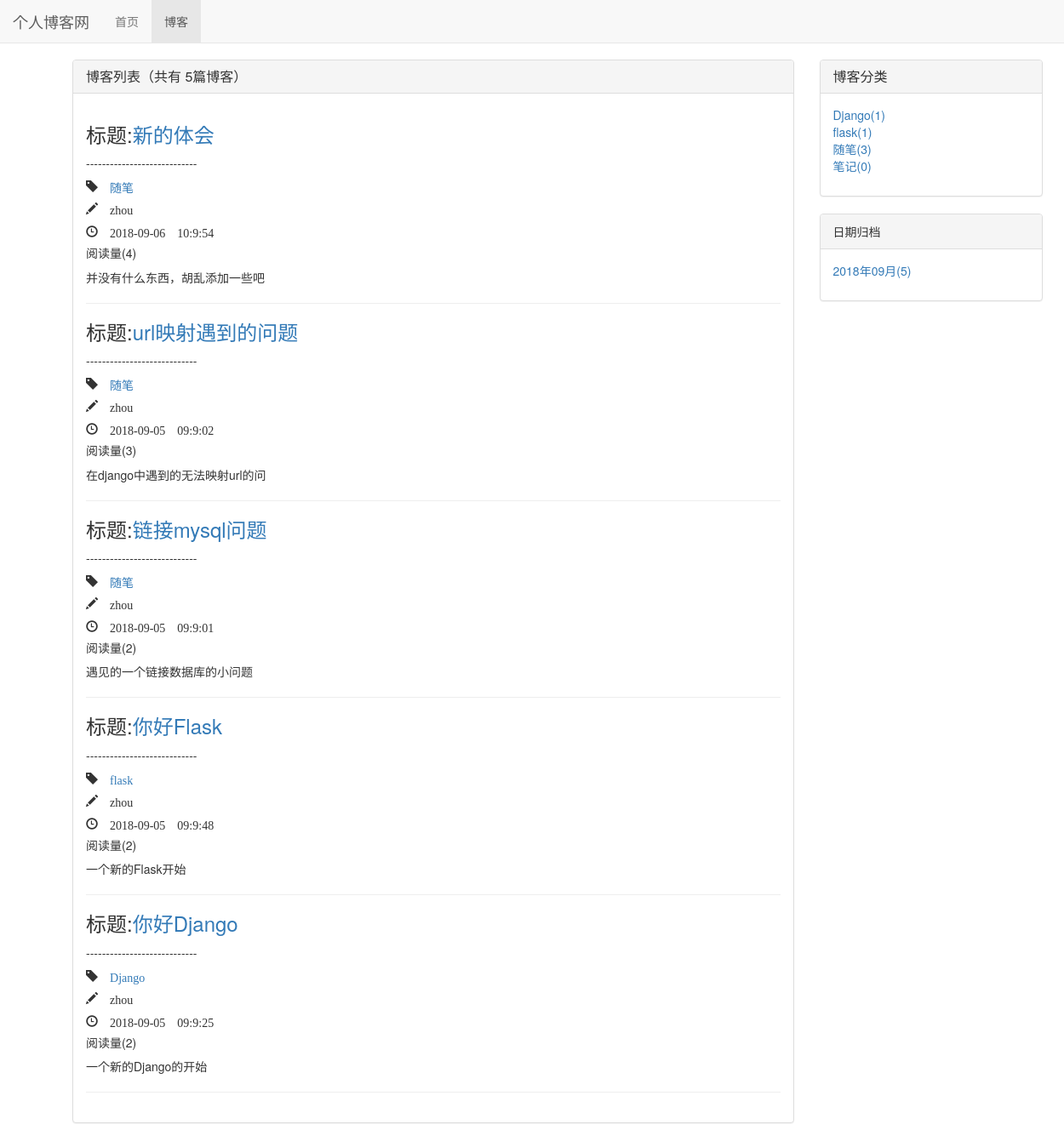
/blog/, run on an earlier commit of the app's database.
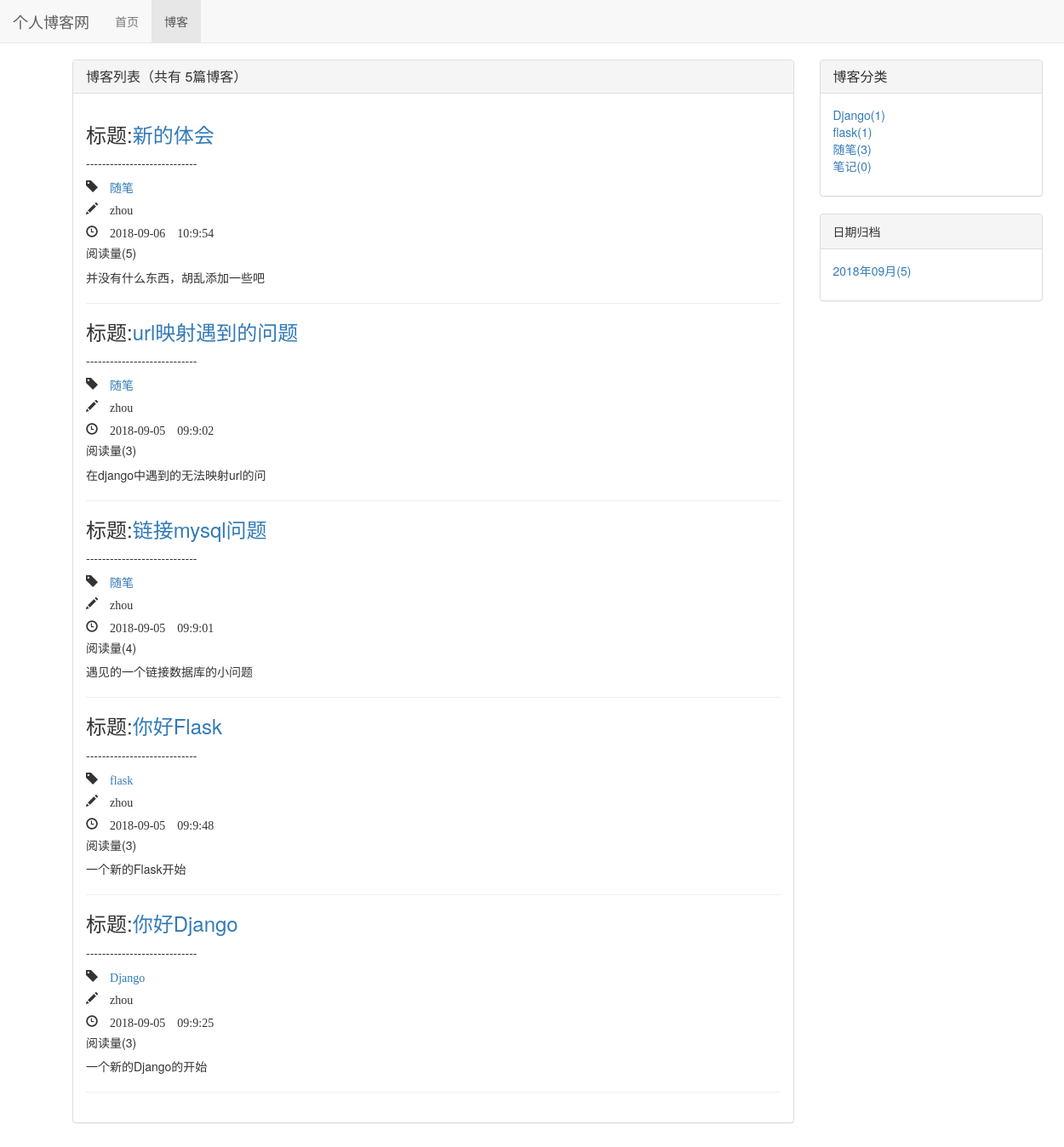
And on a later commit of the database.
### Blog/models.py (models this page shows, shortened)
class Blog(models.Model, ReadNumExpandMethod):
    title = models.CharField(max_length=50)
    blog_type = models.ForeignKey(BlogType, on_delete=models.DO_NOTHING)
    content = RichTextUploadingField()
    author = models.ForeignKey(User, on_delete=models.DO_NOTHING)
    create_time = models.DateTimeField(auto_now_add=True)
    last_update_time = models.DateTimeField(auto_now=True)
    class Meta:
        ordering = ['-create_time']

class BlogType(models.Model):
    type_name = models.CharField(max_length=15)
    def __str__(self):
        return self.type_name

### read_statistics/models.py (models this page shows)
class ReadNum(models.Model):
    read_num = models.IntegerField(default=0)
    content_type = models.ForeignKey(ContentType, on_delete=models.DO_NOTHING)
    object_id = models.PositiveIntegerField()
    content_object = GenericForeignKey('content_type', 'object_id')

### Blog/views.py (the view)
# urls.py: path('', views.blog_list, name='blog_list'),
def blog_list(request):
    blogs = Blog.objects.all()
    context = get_blogs_info_code(request, blogs)
    return render(request, 'Blog/blog_list.html', context)

### Blog/views.py (called while the page is built)
def get_blogs_info_code(request, blogs):
    page_num = request.GET.get('page', 1)
    paginator = Paginator(blogs, 10)
    page_of_blog = paginator.page(page_num)
    blogs_date = Blog.objects.dates('create_time', 'month', order='DESC')
    blogs_date_dict = dict()
    for blogs_date in blogs_date:
        blogs_count = Blog.objects.filter(create_time__year=blogs_date.year,
                                          create_time__month=blogs_date.month).count()
        blogs_date_dict[blogs_date] = blogs_count
    context = dict()
    context['blog_dates'] = blogs_date_dict  # 获得全部时间列表
    context['page_of_blog'] = page_of_blog  # 页面要获得的博客数据
    context['blog_types'] = BlogType.objects.annotate(blog_count=Count('blog'))  # 获取全部博客类型和数量
    return context

### read_statistics/models.py (called while the page is built)
    def get_read_num(self):
        try:
            ct = ContentType.objects.get_for_model(self)
            readnum = ReadNum.objects.get(content_type=ct, object_id=self.pk)
            return readnum.read_num
        except Exception as e:
            print(e)
            return 0

### templates/Blog/blog_list.html (shortened to what this page needs)
{% extends 'base.html' %}
{% load staticfiles %}
{% block head_extends %}
    <link rel="stylesheet" href="{% static 'css/blog.css' %}">
{% endblock head_extends %}
{% block nav_blog_active %}active{% endblock nav_blog_active %}
{% block content %}
    <div class="container">
        <div class="row">
            <div class="col-xs-12 col-sm-8 col-md-9 col-lg-9">
                <div class="panel panel-default">
                      <div class="panel-heading">
                        <h3 class="panel-title">{% block blog_list_title %}博客列表（共有
                            {{ page_of_blog.paginator.count }}篇博客）{% endblock blog_list_title %}</h3>
                      </div>
                      <div class="panel-body">
                         {% for blog in page_of_blog.object_list %}
                             <h3>标题:<a href="{% url 'blog_detail' blog.pk %}">{{ blog.title }}</a></h3>
                             <p>----------------------------</p>
                             <h5><span class="glyphicon glyphicon-tag">
                                 <a href="{% url 'blogs_in_type' blog.blog_type.pk %}">
                                 {{ blog.blog_type }}</a></span></h5>
                             <h5><span class="glyphicon glyphicon-pencil"> {{ blog.author }}</span></h5>
                             <h5><span class="glyphicon glyphicon-time">
                                 {{ blog.create_time|date:'Y-m-d H:n:s' }}</span></h5>
                             <h5><span>阅读量({{ blog.get_read_num }})</span></h5>
                             <p>{{ blog.content|striptags|truncatechars:20 }}</p>
                             <hr>
                             {% empty %}
                                <p>当前尚无博客</p>
                         {% endfor %}
                      </div>
                </div>
            </div>
            <div class="hidden-xs col-sm-4 col-md-3 clo-lg-2">
                <div class="panel panel-default">
                  <div class="panel-heading">
                    <h3 class="panel-title">博客分类</h3>
                  </div>
                  <div class="panel-body">
                     <ul class="block_types">
                        {% for blog_type in blog_types%}
                            <li><a href="{% url 'blogs_in_type' blog_type.pk%}">{{ blog_type.type_name }}({{ blog_type.blog_count }})</a></li>
                            {% empty %}
                                <li>无分类</li>
                        {% endfor %}
                    </ul>
                  </div>
                </div>
                <div class="panel panel-default">
                    <div class="panel-heading">日期归档</div>
                    <div class="panel-body">
                        <ul style="list-style: none">
                            {% for blog_date,blog_count in blog_dates.items %}
                                <li><a href="{% url 'blog_in_date' blog_date.year blog_date.month %}">
                                    {{ blog_date|date:'Y年m月' }}({{ blog_count }})</a></li>
                            {% endfor %}
                        </ul>
                    </div>
                </div>
            </div>
        </div>
    </div>
{% endblock content %}

What changed in the data, as far as the page shows it:
changed through a linked row, Blog "新的体会": get_read_num "4" → "5"
changed through a linked row, Blog "链接mysql问题": get_read_num "2" → "4"
changed through a linked row, Blog "你好Flask": get_read_num "2" → "3"
changed through a linked row, Blog "你好Django": get_read_num "2" → "3"
